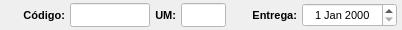
              <widget class="QWidget" name="widget_37" native="true">
               <property name="minimumSize">
                <size>
                 <width>0</width>
                 <height>0</height>
                </size>
               </property>
               <property name="maximumSize">
                <size>
                 <width>16777215</width>
                 <height>30</height>
                </size>
               </property>
               <property name="font">
                <font>
                 <pointsize>8</pointsize>
                </font>
               </property>
               <property name="styleSheet">
                <string notr="true"/>
               </property>
               <layout class="QHBoxLayout" name="horizontalLayout_2">
                <property name="spacing">
                 <number>5</number>
                </property>
                <property name="leftMargin">
                 <number>5</number>
                </property>
                <property name="topMargin">
                 <number>3</number>
                </property>
                <property name="rightMargin">
                 <number>5</number>
                </property>
                <property name="bottomMargin">
                 <number>3</number>
                </property>
                <item>
                 <widget class="QLabel" name="label_54">
                  <property name="minimumSize">
                   <size>
                    <width>60</width>
                    <height>0</height>
                   </size>
                  </property>
                  <property name="maximumSize">
                   <size>
                    <width>60</width>
                    <height>16777215</height>
                   </size>
                  </property>
                  <property name="font">
                   <font>
                    <pointsize>8</pointsize>
                    <weight>75</weight>
                    <bold>true</bold>
                   </font>
                  </property>
                  <property name="text">
                   <string>Código:</string>
                  </property>
                  <property name="alignment">
                   <set>Qt::AlignRight|Qt::AlignTrailing|Qt::AlignVCenter</set>
                  </property>
                 </widget>
                </item>
                <item>
                 <widget class="QLineEdit" name="line_Codigo">
                  <property name="sizePolicy">
                   <sizepolicy hsizetype="Preferred" vsizetype="Preferred">
                    <horstretch>0</horstretch>
                    <verstretch>0</verstretch>
                   </sizepolicy>
                  </property>
                  <property name="minimumSize">
                   <size>
                    <width>60</width>
                    <height>0</height>
                   </size>
                  </property>
                  <property name="maximumSize">
                   <size>
                    <width>80</width>
                    <height>16777215</height>
                   </size>
                  </property>
                  <property name="font">
                   <font>
                    <pointsize>8</pointsize>
                   </font>
                  </property>
                  <property name="styleSheet">
                   <string notr="true">background-color: rgb(255, 255, 255);</string>
                  </property>
                  <property name="alignment">
                   <set>Qt::AlignCenter</set>
                  </property>
                 </widget>
                </item>
                <item>
                 <widget class="QLabel" name="label_27">
                  <property name="maximumSize">
                   <size>
                    <width>25</width>
                    <height>16777215</height>
                   </size>
                  </property>
                  <property name="font">
                   <font>
                    <pointsize>8</pointsize>
                    <weight>75</weight>
                    <bold>true</bold>
                   </font>
                  </property>
                  <property name="text">
                   <string>UM:</string>
                  </property>
                  <property name="alignment">
                   <set>Qt::AlignRight|Qt::AlignTrailing|Qt::AlignVCenter</set>
                  </property>
                 </widget>
                </item>
                <item>
                 <widget class="QLineEdit" name="line_UM">
                  <property name="sizePolicy">
                   <sizepolicy hsizetype="Preferred" vsizetype="Preferred">
                    <horstretch>0</horstretch>
                    <verstretch>0</verstretch>
                   </sizepolicy>
                  </property>
                  <property name="minimumSize">
                   <size>
                    <width>45</width>
                    <height>0</height>
                   </size>
                  </property>
                  <property name="maximumSize">
                   <size>
                    <width>45</width>
                    <height>16777215</height>
                   </size>
                  </property>
                  <property name="font">
                   <font>
                    <pointsize>8</pointsize>
                   </font>
                  </property>
                  <property name="styleSheet">
                   <string notr="true">background-color: rgb(255, 255, 255);</string>
                  </property>
                  <property name="alignment">
                   <set>Qt::AlignCenter</set>
                  </property>
                 </widget>
                </item>
                <item>
                 <widget class="QLabel" name="label_2">
                  <property name="font">
                   <font>
                    <pointsize>8</pointsize>
                   </font>
                  </property>
                  <property name="text">
                   <string/>
                  </property>
                 </widget>
                </item>
                <item>
                 <widget class="QLabel" name="label">
                  <property name="minimumSize">
                   <size>
                    <width>55</width>
                    <height>0</height>
                   </size>
                  </property>
                  <property name="maximumSize">
                   <size>
                    <width>16777215</width>
                    <height>16777215</height>
                   </size>
                  </property>
                  <property name="font">
                   <font>
                    <pointsize>8</pointsize>
                    <weight>75</weight>
                    <bold>true</bold>
                   </font>
                  </property>
                  <property name="text">
                   <string>Entrega:</string>
                  </property>
                  <property name="alignment">
                   <set>Qt::AlignRight|Qt::AlignTrailing|Qt::AlignVCenter</set>
                  </property>
                 </widget>
                </item>
                <item>
                 <widget class="QDateEdit" name="date_Entrega">
                  <property name="sizePolicy">
                   <sizepolicy hsizetype="Preferred" vsizetype="Preferred">
                    <horstretch>0</horstretch>
                    <verstretch>0</verstretch>
                   </sizepolicy>
                  </property>
                  <property name="minimumSize">
                   <size>
                    <width>95</width>
                    <height>0</height>
                   </size>
                  </property>
                  <property name="maximumSize">
                   <size>
                    <width>95</width>
                    <height>16777215</height>
                   </size>
                  </property>
                  <property name="font">
                   <font>
                    <pointsize>8</pointsize>
                   </font>
                  </property>
                  <property name="styleSheet">
                   <string notr="true">background-color: rgb(255, 255, 255);</string>
                  </property>
                  <property name="alignment">
                   <set>Qt::AlignCenter</set>
                  </property>
                 </widget>
                </item>
               </layout>
              </widget>
